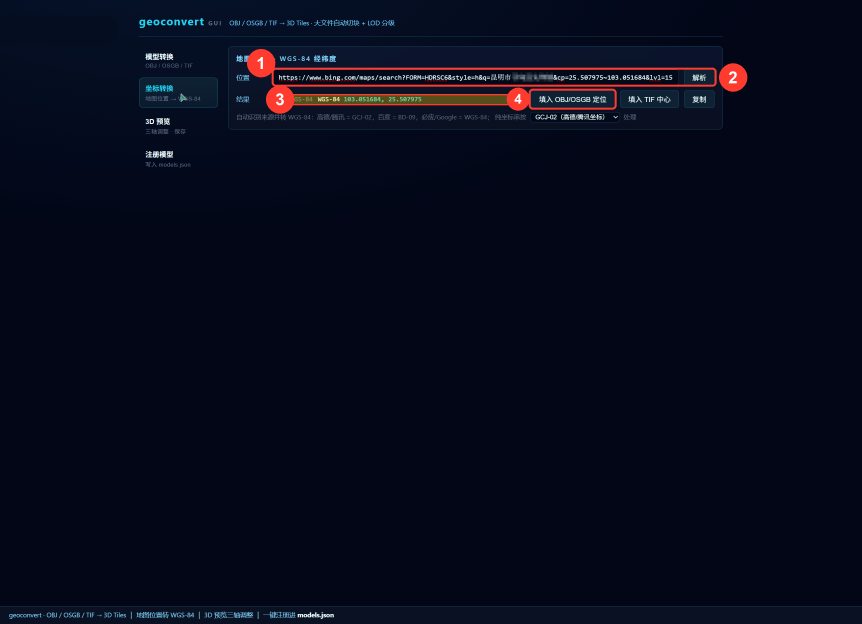
#> input picture tools/manual/shots/m3-coord.png, 2586 x 1871 px, found by its file name (shown at 1/3 size)
$ python check_crops.py
#> lines starting #> are read from the running program, lines starting #| are printed output that depends on the picture
# -*- coding: utf-8 -*-
"""裁剪标注图的关键区域，放大 2 倍检查箭头/框指向是否正确。"""
import sys
from PIL import Image

SHOTS = r"D:\WEB\zicaiduck\geo-convert\tools\manual\shots"
S = 1.5

def crop(src, css, out, zoom=1.6):
#> called with src = 'm3-coord.png', css = (1000, 150, 1724, 360), out = 'chk-m3-buttons.png', zoom = 1.6
    img = Image.open("%s\\%s" % (SHOTS, src))
#> img is the input picture: PIL image 2586x1871 RGB; mean R, G, B 6.8, 10.3, 27.3
    x, y, w, h = [int(v * S) for v in css]
    c = img.crop((x, y, x + w, y + h))
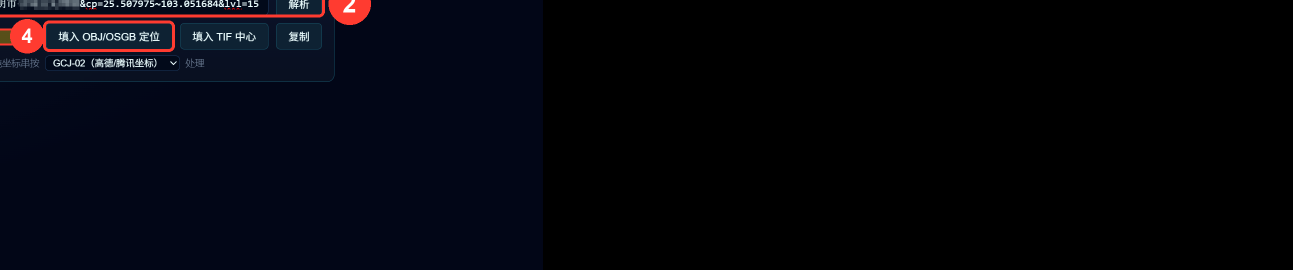
#> c: PIL image 2586x540 RGB (shown at 1/2 size); mean R, G, B 5.2, 5.4, 12.2
    c = c.resize((int(c.width * zoom), int(c.height * zoom)), Image.LANCZOS)
#> c: PIL image 4137x864 RGB
    c.save("%s\\_%s" % (SHOTS, out))
    print("saved _%s" % out)

# m3 右侧：填入按钮 + 坐标系下拉区域
crop("m3-coord.png", (1000, 150, 1724, 360), "chk-m3-buttons.png")
# m7 顶部：按钮行 + 数值面板 + 滑块
crop("m7-preview.png", (600, 160, 1724, 340), "chk-m7-panel.png")
#> call 2 of crop, with src = 'm7-preview.png', css = (600, 160, 1724, 340), out = 'chk-m7-panel.png', zoom = 1.6
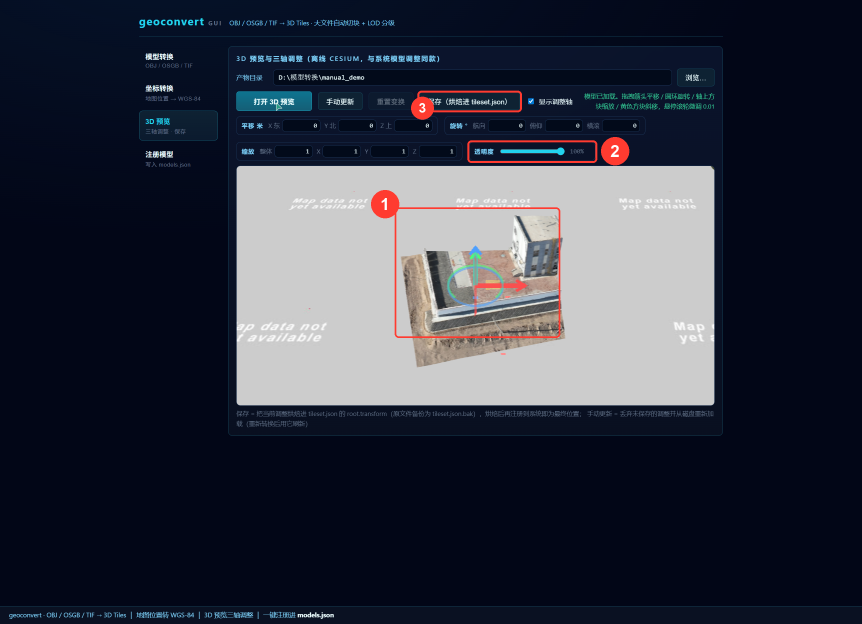
#> input picture tools/manual/shots/m7-preview.png, 2586 x 1871 px, found by its file name (shown at 1/3 size)
#> in crop, img is the input picture: PIL image 2586x1871 RGB; mean R, G, B 47.4, 51.2, 65
#> in crop (call 2), `c = c.resize((int(c.width * zoom), int(c.height * zoom)), Image.LANCZOS)`:
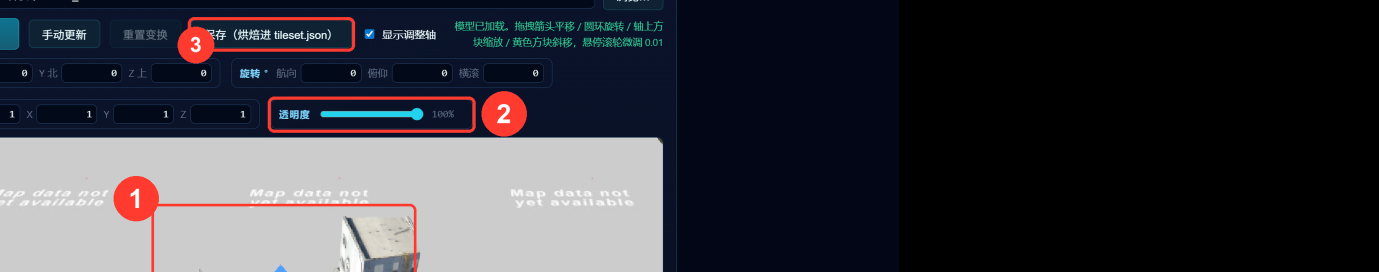
#> c: PIL image 4137x816 RGB (shown at 1/3 size); mean R, G, B 56, 56.2, 63.5
# m5 底部：日志完成行 + 状态
crop("m5-done.png", (400, 600, 1724, 1050), "chk-m5-log.png")
#> call 3 of crop, with src = 'm5-done.png', css = (400, 600, 1724, 1050), out = 'chk-m5-log.png', zoom = 1.6
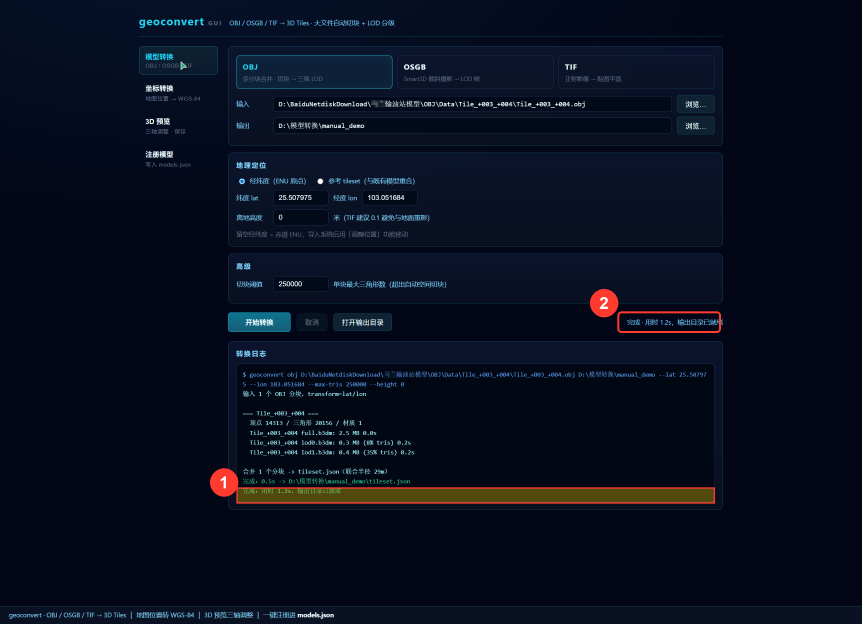
#> input picture tools/manual/shots/m5-done.png, 2586 x 1871 px, found by its file name (shown at 1/3 size)
#> in crop, img is the input picture: PIL image 2586x1871 RGB; mean R, G, B 8.6, 14.7, 31.4
#> in crop (call 3), `c = img.crop((x, y, x + w, y + h))`:
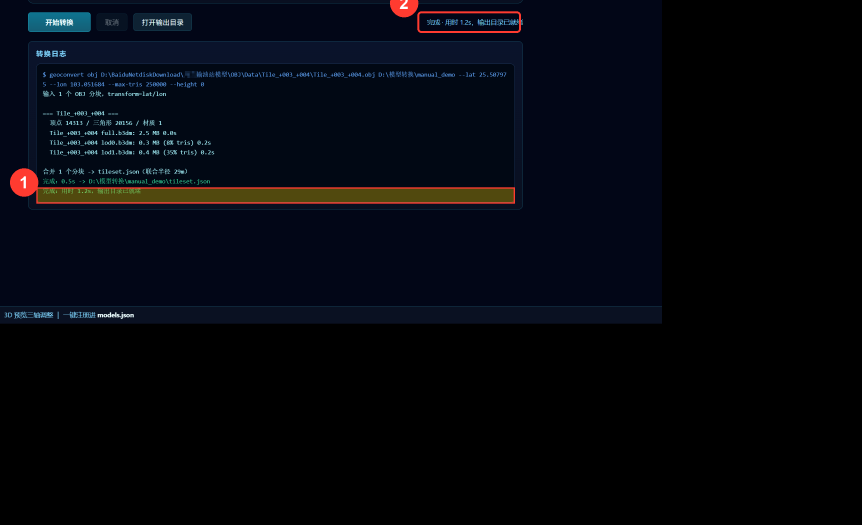
#> c: PIL image 2586x1575 RGB (shown at 1/3 size); mean R, G, B 5, 6.9, 13.3
# m2 底部：选择当前目录按钮
crop("m2-browse-dir.png", (700, 350, 1724, 900), "chk-m2-modal.png")
#> call 4 of crop, with src = 'm2-browse-dir.png', css = (700, 350, 1724, 900), out = 'chk-m2-modal.png', zoom = 1.6
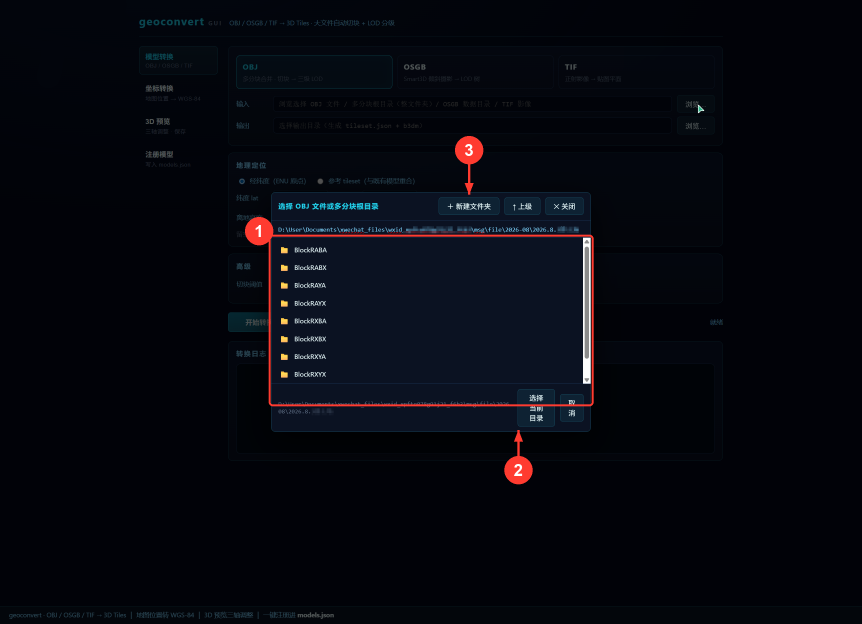
#> input picture tools/manual/shots/m2-browse-dir.png, 2586 x 1871 px, found by its file name (shown at 1/3 size)
#> in crop, img is the input picture: PIL image 2586x1871 RGB; mean R, G, B 6.1, 7.7, 14.9
#> in crop (call 4), `c = img.crop((x, y, x + w, y + h))`:
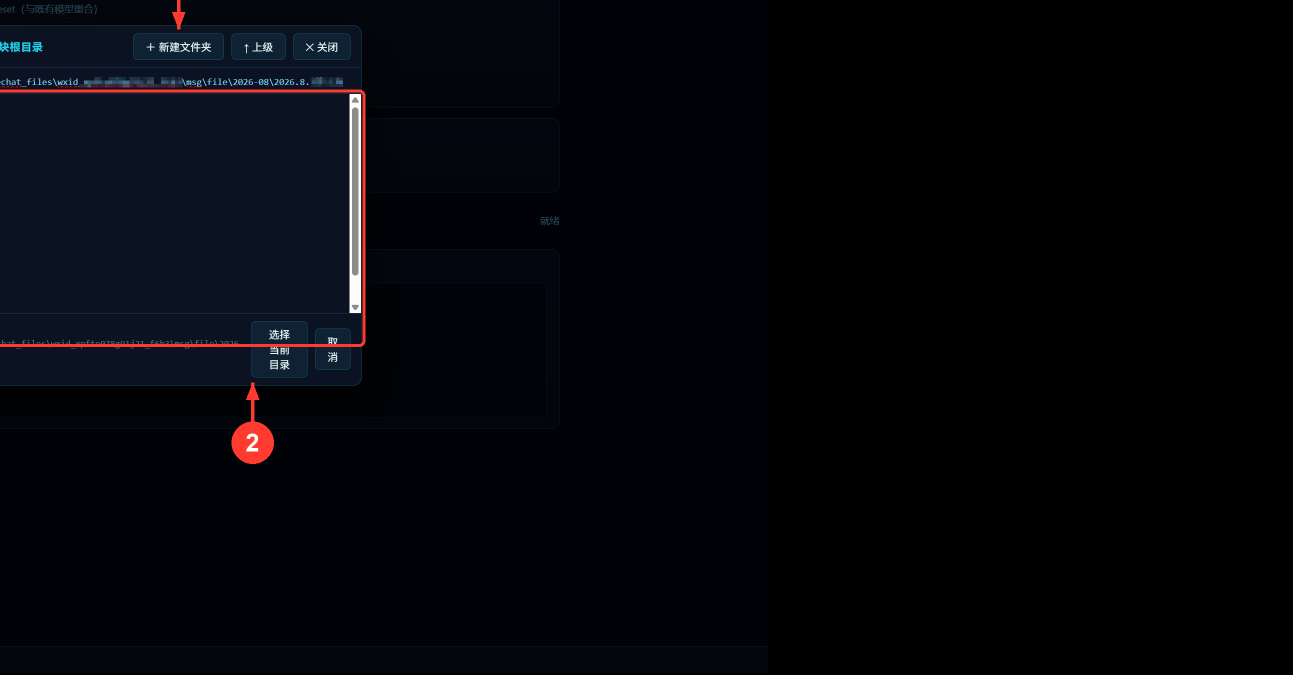
#> c: PIL image 2586x1350 RGB (shown at 1/2 size); mean R, G, B 4.5, 5.5, 10.3
